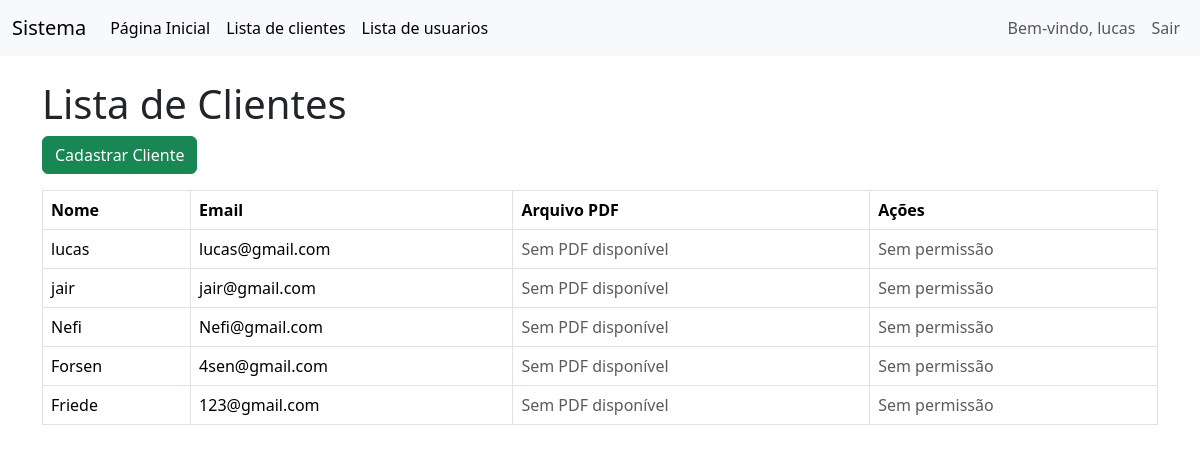
/lista_clientes.php (signed in), run on the app's committed database.
### tables this page shows
CREATE TABLE `clientes` (
  `id` int(11) NOT NULL,
  `nome` varchar(255) NOT NULL,
  `email` varchar(255) NOT NULL,
  `arquivo_pdf` varchar(255) NOT NULL
);

### lista_clientes.php (the view, shortened to what this page needs)
<?php
include 'conexao.php';
include 'menu.php';
$clientes = $conn->query("SELECT * FROM clientes")->fetchAll(PDO::FETCH_ASSOC);
$temAcessoAdmin = isset($_SESSION['nivel_acesso']) && $_SESSION['nivel_acesso'] === 'ADMINISTRADOR';
?>
<!DOCTYPE html>
<html lang="pt-br">
<head>
    <link href="https://cdn.jsdelivr.net/npm/bootstrap@5.3.3/dist/css/bootstrap.min.css" rel="stylesheet">
</head>
<body>
    <div class="container">
        <h1 class="mt-4">Lista de Clientes</h1>
        <a href="cadastrar.php" class="btn btn-success mb-3">Cadastrar Cliente</a>
        <table class="table table-bordered">
            <thead>
                <tr>
                    <th>Nome</th>
                    <th>Email</th>
                    <th>Arquivo PDF</th>
                    <th>Ações</th>
                </tr>
            </thead>
            <tbody>
                <?php foreach ($clientes as $cliente): ?>
                    <tr>
                        <td><?= htmlspecialchars($cliente['nome']) ?></td>
                        <td><?= htmlspecialchars($cliente['email']) ?></td>
                        <td>
                            <?php if (!empty($cliente['arquivo_pdf']) && file_exists("uploads/{$cliente['arquivo_pdf']}")): ?>
                                <a href="uploads/<?= htmlspecialchars($cliente['arquivo_pdf']) ?>" target="_blank">Ver PDF</a>
                            <?php else: ?>
                                <span class="text-muted">Sem PDF disponível</span>
                            <?php endif; ?>
                        </td>
                        <td>
                            <?php if ($temAcessoAdmin): ?>
                                <a href="editar.php?id=<?= $cliente['id'] ?>" class="btn btn-warning btn-sm">Editar</a>
                                <a href="excluir.php?id=<?= $cliente['id'] ?>" class="btn btn-danger btn-sm" onclick="return confirm('A exclusão é permanente! Tem certeza disso?')">Excluir</a>
                            <?php else: ?>
                                <span class="text-muted">Sem permissão</span>
                            <?php endif; ?>
                        </td>
                    </tr>
                <?php endforeach; ?>
            </tbody>
        </table>
    </div>
</body>
</html>

### data on the page
clientes: nome "lucas", email "lucas@gmail.com", shows "Sem PDF disponível"
clientes: nome "jair", email "jair@gmail.com", shows "Sem PDF disponível"
clientes: nome "Nefi", email "Nefi@gmail.com", shows "Sem PDF disponível"
clientes: nome "Forsen", email "4sen@gmail.com", shows "Sem PDF disponível"
clientes: nome "Friede", email "123@gmail.com", shows "Sem PDF disponível"

### other printed values
$_SESSION['nome_usuario'] "lucas"
